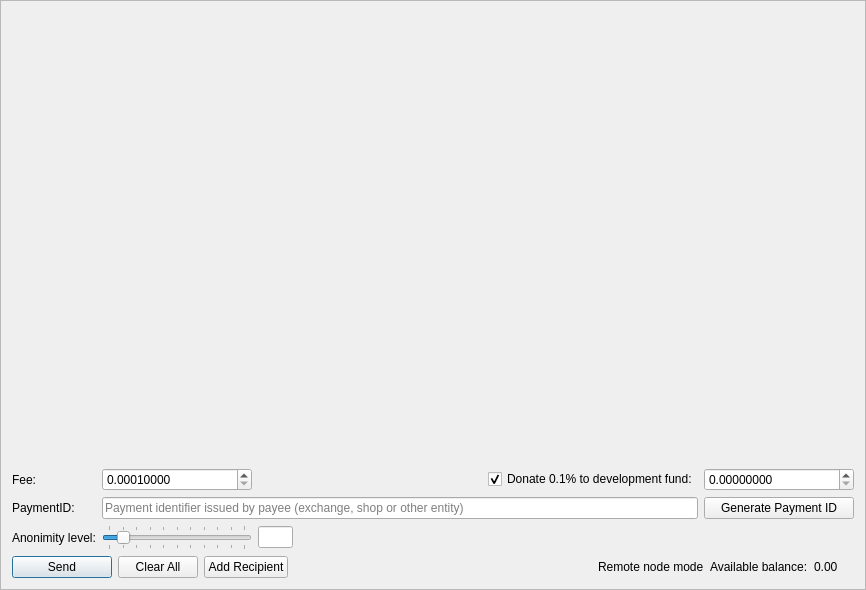
<?xml version="1.0" encoding="UTF-8"?>
<ui version="4.0">
 <class>SendFrame</class>
 <widget class="QFrame" name="SendFrame">
  <property name="geometry">
   <rect>
    <x>0</x>
    <y>0</y>
    <width>866</width>
    <height>590</height>
   </rect>
  </property>
  <property name="windowTitle">
   <string>Frame</string>
  </property>
  <property name="frameShape">
   <enum>QFrame::StyledPanel</enum>
  </property>
  <property name="frameShadow">
   <enum>QFrame::Raised</enum>
  </property>
  <layout class="QVBoxLayout" name="m_send_frame_main_layout">
   <item>
    <widget class="QScrollArea" name="m_transfersScrollarea">
     <property name="frameShape">
      <enum>QFrame::NoFrame</enum>
     </property>
     <property name="widgetResizable">
      <bool>true</bool>
     </property>
     <widget class="QWidget" name="scrollAreaWidgetContents">
      <property name="geometry">
       <rect>
        <x>0</x>
        <y>0</y>
        <width>846</width>
        <height>439</height>
       </rect>
      </property>
      <layout class="QVBoxLayout" name="m_send_frame_layout">
       <property name="leftMargin">
        <number>0</number>
       </property>
       <property name="topMargin">
        <number>0</number>
       </property>
       <property name="rightMargin">
        <number>0</number>
       </property>
       <property name="bottomMargin">
        <number>0</number>
       </property>
       <item>
        <spacer name="verticalSpacer">
         <property name="orientation">
          <enum>Qt::Vertical</enum>
         </property>
         <property name="sizeHint" stdset="0">
          <size>
           <width>20</width>
           <height>445</height>
          </size>
         </property>
        </spacer>
       </item>
      </layout>
     </widget>
    </widget>
   </item>
   <item>
    <layout class="QGridLayout" name="gridLayout">
     <property name="topMargin">
      <number>5</number>
     </property>
     <item row="5" column="1">
      <widget class="QSlider" name="m_mixinSlider">
       <property name="maximumSize">
        <size>
         <width>150</width>
         <height>16777215</height>
        </size>
       </property>
       <property name="baseSize">
        <size>
         <width>200</width>
         <height>0</height>
        </size>
       </property>
       <property name="maximum">
        <number>10</number>
       </property>
       <property name="pageStep">
        <number>1</number>
       </property>
       <property name="value">
        <number>1</number>
       </property>
       <property name="sliderPosition">
        <number>1</number>
       </property>
       <property name="tracking">
        <bool>false</bool>
       </property>
       <property name="orientation">
        <enum>Qt::Horizontal</enum>
       </property>
       <property name="tickPosition">
        <enum>QSlider::TicksBothSides</enum>
       </property>
       <property name="tickInterval">
        <number>1</number>
       </property>
      </widget>
     </item>
     <item row="5" column="0">
      <widget class="QLabel" name="label_2">
       <property name="text">
        <string>Anonimity level:</string>
       </property>
      </widget>
     </item>
     <item row="1" column="3">
      <widget class="QCheckBox" name="donateCheckBox">
       <property name="text">
        <string>Donate 0.1% to development fund:</string>
       </property>
       <property name="checked">
        <bool>true</bool>
       </property>
      </widget>
     </item>
     <item row="1" column="0">
      <widget class="QLabel" name="label">
       <property name="text">
        <string>Fee:</string>
       </property>
      </widget>
     </item>
     <item row="3" column="0">
      <widget class="QLabel" name="label_6">
       <property name="text">
        <string>PaymentID:</string>
       </property>
      </widget>
     </item>
     <item row="5" column="2">
      <widget class="QLineEdit" name="m_mixinEdit">
       <property name="minimumSize">
        <size>
         <width>35</width>
         <height>0</height>
        </size>
       </property>
       <property name="maximumSize">
        <size>
         <width>30</width>
         <height>16777215</height>
        </size>
       </property>
       <property name="text">
        <string notr="true"/>
       </property>
       <property name="maxLength">
        <number>5</number>
       </property>
       <property name="alignment">
        <set>Qt::AlignCenter</set>
       </property>
       <property name="readOnly">
        <bool>true</bool>
       </property>
      </widget>
     </item>
     <item row="3" column="1" colspan="3">
      <widget class="QLineEdit" name="m_paymentIdEdit">
       <property name="maxLength">
        <number>64</number>
       </property>
       <property name="placeholderText">
        <string>Payment identifier issued by payee (exchange, shop or other entity)</string>
       </property>
      </widget>
     </item>
     <item row="1" column="1">
      <widget class="QDoubleSpinBox" name="m_feeSpin">
       <property name="minimumSize">
        <size>
         <width>150</width>
         <height>0</height>
        </size>
       </property>
       <property name="baseSize">
        <size>
         <width>150</width>
         <height>0</height>
        </size>
       </property>
       <property name="cursor">
        <cursorShape>IBeamCursor</cursorShape>
       </property>
       <property name="locale">
        <locale language="English" country="UnitedStates"/>
       </property>
       <property name="suffix">
        <string/>
       </property>
       <property name="decimals">
        <number>8</number>
       </property>
       <property name="minimum">
        <double>0.00010000</double>
       </property>
       <property name="maximum">
        <double>999999999999999.00000000</double>
       </property>
       <property name="singleStep">
        <double>0.00010000</double>
       </property>
       <property name="value">
        <double>0.00010000</double>
       </property>
      </widget>
     </item>
     <item row="3" column="4">
      <widget class="QPushButton" name="m_generatePaymentIdButton">
       <property name="sizePolicy">
        <sizepolicy hsizetype="Preferred" vsizetype="Fixed">
         <horstretch>0</horstretch>
         <verstretch>0</verstretch>
        </sizepolicy>
       </property>
       <property name="maximumSize">
        <size>
         <width>200</width>
         <height>16777215</height>
        </size>
       </property>
       <property name="text">
        <string>Generate Payment ID</string>
       </property>
      </widget>
     </item>
     <item row="1" column="4">
      <widget class="QDoubleSpinBox" name="m_donateSpin">
       <property name="minimumSize">
        <size>
         <width>150</width>
         <height>0</height>
        </size>
       </property>
       <property name="maximumSize">
        <size>
         <width>16777215</width>
         <height>16777215</height>
        </size>
       </property>
       <property name="baseSize">
        <size>
         <width>150</width>
         <height>0</height>
        </size>
       </property>
       <property name="cursor">
        <cursorShape>IBeamCursor</cursorShape>
       </property>
       <property name="locale">
        <locale language="English" country="UnitedStates"/>
       </property>
       <property name="decimals">
        <number>8</number>
       </property>
       <property name="maximum">
        <double>999999999999999.00000000</double>
       </property>
       <property name="singleStep">
        <double>0.10000000</double>
       </property>
      </widget>
     </item>
     <item row="1" column="2">
      <spacer name="horizontalSpacer">
       <property name="orientation">
        <enum>Qt::Horizontal</enum>
       </property>
       <property name="sizeType">
        <enum>QSizePolicy::Expanding</enum>
       </property>
       <property name="sizeHint" stdset="0">
        <size>
         <width>100</width>
         <height>20</height>
        </size>
       </property>
      </spacer>
     </item>
    </layout>
   </item>
   <item>
    <layout class="QHBoxLayout" name="horizontalLayout">
     <item>
      <widget class="QPushButton" name="m_sendButton">
       <property name="minimumSize">
        <size>
         <width>100</width>
         <height>0</height>
        </size>
       </property>
       <property name="text">
        <string>Send</string>
       </property>
       <property name="icon">
        <iconset resource="../../resources.qrc">
         <normaloff>:/icons/btn-send</normaloff>:/icons/btn-send</iconset>
       </property>
       <property name="default">
        <bool>true</bool>
       </property>
      </widget>
     </item>
     <item>
      <widget class="QPushButton" name="m_clearAllButton">
       <property name="text">
        <string>Clear All</string>
       </property>
       <property name="icon">
        <iconset resource="../../resources.qrc">
         <normaloff>:/icons/remove</normaloff>:/icons/remove</iconset>
       </property>
      </widget>
     </item>
     <item>
      <widget class="QPushButton" name="m_addRecipientButton">
       <property name="text">
        <string>Add Recipient</string>
       </property>
       <property name="icon">
        <iconset resource="../../resources.qrc">
         <normaloff>:/icons/add_recepient</normaloff>:/icons/add_recepient</iconset>
       </property>
      </widget>
     </item>
     <item>
      <spacer name="horizontalSpacer_2">
       <property name="orientation">
        <enum>Qt::Horizontal</enum>
       </property>
       <property name="sizeHint" stdset="0">
        <size>
         <width>40</width>
         <height>20</height>
        </size>
       </property>
      </spacer>
     </item>
     <item>
      <widget class="QLabel" name="m_remote_label">
       <property name="font">
        <font>
         <weight>50</weight>
         <bold>false</bold>
        </font>
       </property>
       <property name="toolTip">
        <string>Wallet is connected through remote node. Additional 0.25% fee will be applied.</string>
       </property>
       <property name="text">
        <string>Remote node mode</string>
       </property>
      </widget>
     </item>
     <item>
      <widget class="QLabel" name="label_4">
       <property name="text">
        <string>Available balance:</string>
       </property>
      </widget>
     </item>
     <item>
      <widget class="QLabel" name="m_balanceLabel">
       <property name="text">
        <string notr="true">0.00 </string>
       </property>
      </widget>
     </item>
     <item>
      <widget class="QLabel" name="m_tickerLabel">
       <property name="text">
        <string notr="true"/>
       </property>
      </widget>
     </item>
    </layout>
   </item>
  </layout>
 </widget>
 <tabstops>
  <tabstop>m_feeSpin</tabstop>
  <tabstop>donateCheckBox</tabstop>
  <tabstop>m_donateSpin</tabstop>
  <tabstop>m_paymentIdEdit</tabstop>
  <tabstop>m_mixinSlider</tabstop>
  <tabstop>m_mixinEdit</tabstop>
  <tabstop>m_sendButton</tabstop>
  <tabstop>m_clearAllButton</tabstop>
  <tabstop>m_addRecipientButton</tabstop>
  <tabstop>m_transfersScrollarea</tabstop>
 </tabstops>
 <resources>
  <include location="../../resources.qrc"/>
 </resources>
 <connections>
  <connection>
   <sender>m_addRecipientButton</sender>
   <signal>clicked()</signal>
   <receiver>SendFrame</receiver>
   <slot>addRecipientClicked()</slot>
   <hints>
    <hint type="sourcelabel">
     <x>282</x>
     <y>561</y>
    </hint>
    <hint type="destinationlabel">
     <x>432</x>
     <y>294</y>
    </hint>
   </hints>
  </connection>
  <connection>
   <sender>m_clearAllButton</sender>
   <signal>clicked()</signal>
   <receiver>SendFrame</receiver>
   <slot>clearAllClicked()</slot>
   <hints>
    <hint type="sourcelabel">
     <x>154</x>
     <y>561</y>
    </hint>
    <hint type="destinationlabel">
     <x>432</x>
     <y>294</y>
    </hint>
   </hints>
  </connection>
  <connection>
   <sender>m_sendButton</sender>
   <signal>clicked()</signal>
   <receiver>SendFrame</receiver>
   <slot>sendClicked()</slot>
   <hints>
    <hint type="sourcelabel">
     <x>53</x>
     <y>561</y>
    </hint>
    <hint type="destinationlabel">
     <x>432</x>
     <y>294</y>
    </hint>
   </hints>
  </connection>
  <connection>
   <sender>m_mixinSlider</sender>
   <signal>valueChanged(int)</signal>
   <receiver>SendFrame</receiver>
   <slot>mixinValueChanged(int)</slot>
   <hints>
    <hint type="sourcelabel">
     <x>221</x>
     <y>520</y>
    </hint>
    <hint type="destinationlabel">
     <x>432</x>
     <y>294</y>
    </hint>
   </hints>
  </connection>
  <connection>
   <sender>m_generatePaymentIdButton</sender>
   <signal>clicked()</signal>
   <receiver>SendFrame</receiver>
   <slot>generatePaymentIdClicked()</slot>
   <hints>
    <hint type="sourcelabel">
     <x>748</x>
     <y>497</y>
    </hint>
    <hint type="destinationlabel">
     <x>432</x>
     <y>294</y>
    </hint>
   </hints>
  </connection>
 </connections>
 <slots>
  <slot>sendClicked()</slot>
  <slot>clearAllClicked()</slot>
  <slot>addRecipientClicked()</slot>
  <slot>mixinValueChanged(int)</slot>
 </slots>
</ui>
